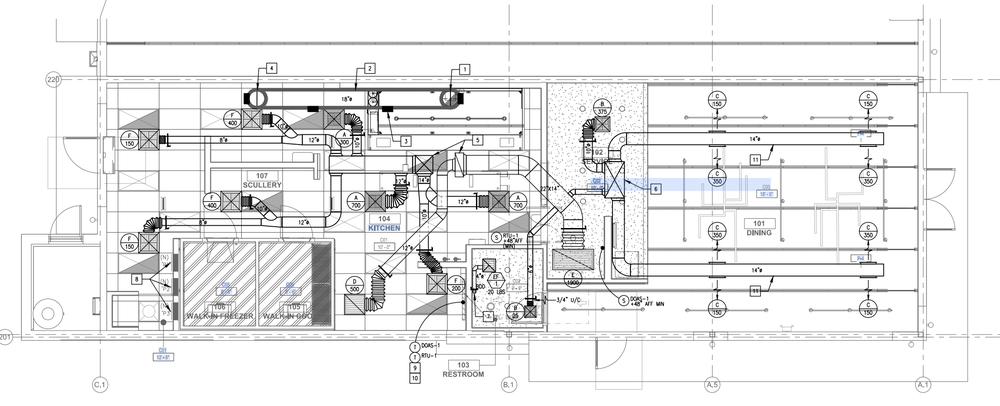
#> input picture input.png, 1000 x 406 px, shrunk from 2160 x 876 before the run
$ python detect_rects.py
#> lines starting #> are read from the running program, lines starting #| are printed output that depends on the picture; after the words box and inside, x2 and y2 are one past the last pixel; in counts of white or black regions, pixels touching at a corner belong together
"""
Detect duct areas from input.png using wall-gap-wall pattern scanning.

Ducts = two parallel dark lines (1-3px walls) with a consistent white gap
(8-36px) between them, running in straight horizontal or vertical lines.

Strategy:
  1. Threshold darkest pixels (< 60) + dilate by 1px for anti-aliasing
  2. Scan every column for wall-gap-wall pattern → horizontal duct votes
  3. Scan every row for wall-gap-wall pattern → vertical duct votes
  4. Group votes by y-center (H) or x-center (V) into "bands"
  5. Split bands into continuous runs, filter by length and coverage
  6. Verify each candidate: gap must be white (>200), not gray fill
"""

import cv2
import numpy as np
import math
from pathlib import Path


# --- Parameters ---
DARK_THRESH = 60       # Only the very darkest pixels (duct outlines)
DILATE_SIZE = 3        # Dilate to bridge anti-aliased wall gaps
GAP_MIN = 8            # Min gap between parallel walls (px)
GAP_MAX = 36           # Max gap between parallel walls (px)
WALL_MIN = 1           # Min wall thickness (px, after dilation)
WALL_MAX = 8           # Max wall thickness (px, after dilation)
MIN_VOTES = 15         # Min number of scan lines confirming a band
MIN_RUN_LEN = 80       # Min continuous duct run length (px)
MIN_COVERAGE = 0.25    # Min fraction of columns/rows with votes in a run
RUN_GAP_BREAK = 20     # Gap in votes that splits a run
WHITE_THRESH = 210     # Gap between walls must be brighter than this


def _find_wall_gap_wall(line_data):
    """Find wall-gap-wall patterns in a 1D binary array (255=dark, 0=light).

    Both walls must have similar thickness (ratio < 3:1) to avoid matching
    a thin duct wall against a thick building wall."""
    results = []
    n = len(line_data)
    runs = []
    i = 0
    while i < n:
        if line_data[i] > 0:
            start = i
            while i < n and line_data[i] > 0:
                i += 1
            runs.append((start, i, i - start))
        else:
            i += 1
    for k in range(len(runs) - 1):
        s1, e1, w1 = runs[k]
        s2, e2, w2 = runs[k + 1]
        gap = s2 - e1
        if (WALL_MIN <= w1 <= WALL_MAX and
            WALL_MIN <= w2 <= WALL_MAX and
            GAP_MIN <= gap <= GAP_MAX):
            # Both walls should be similar thickness
            thick = max(w1, w2)
            thin = max(min(w1, w2), 1)
            if thick / thin <= 3:
                results.append((s1, e2, (e1 + s2) / 2, gap))
    return results


def _build_bands(centers_dict):
    """Group nearby center coordinates into bands (within 3px)."""
    keys = sorted(centers_dict.keys())
    bands = []
    current = None
    for k in keys:
        if current is None or k - current['end'] > 3:
            if current is not None:
                bands.append(current)
            current = {'start': k, 'end': k, 'points': list(centers_dict[k])}
        else:
            current['end'] = k
            current['points'].extend(centers_dict[k])
    if current:
        bands.append(current)
    return bands


def _verify_white_gap(gray, x_s, x_e, y_t, y_b, orientation, strict=False):
    """Verify the gap between detected walls is white (not gray fill/equipment).

    Real ducts have a white gap (median > 190) in most cross-sections.
    Elements like equipment, elbows, or text areas have gray fills.

    For short runs (strict=True), require higher pass rate (70%) to
    reduce false positives from equipment symbols and text labels."""
    min_median = 190
    pass_rate = 0.7 if strict else 0.5

    if orientation == 'H':
        n_checks = min(15, max(5, (x_e - x_s) // 10))
        white_count = 0
        total = 0
        for i in range(n_checks):
            x = x_s + (x_e - x_s) * (i + 1) // (n_checks + 1)
            if x < 0 or x >= gray.shape[1]:
                continue
            col = gray[y_t:y_b, x]
            if len(col) < 4:
                continue
            mid_start = len(col) // 4
            mid_end = 3 * len(col) // 4
            mid = col[mid_start:mid_end]
            if len(mid) > 0:
                total += 1
                if np.median(mid) > min_median:
                    white_count += 1
        return total > 0 and white_count >= max(2, total * pass_rate)
    else:
        n_checks = min(15, max(5, (y_b - y_t) // 10))
        white_count = 0
        total = 0
        for i in range(n_checks):
            y = y_t + (y_b - y_t) * (i + 1) // (n_checks + 1)
            if y < 0 or y >= gray.shape[0]:
                continue
            row = gray[y, x_s:x_e]
            if len(row) < 4:
                continue
            mid_start = len(row) // 4
            mid_end = 3 * len(row) // 4
            mid = row[mid_start:mid_end]
            if len(mid) > 0:
                total += 1
                if np.median(mid) > min_median:
                    white_count += 1
        return total > 0 and white_count >= max(2, total * pass_rate)


# [57 lines left out: function _split_inconsistent_run, not called in this run]


def _extract_runs(band_points, positions_idx, wall_start_idx, wall_end_idx, gap_idx,
                  gray, img_w, img_h, orientation):
    """Extract continuous duct runs from a band, with verification."""
    positions = [p[positions_idx] for p in band_points]
    if len(positions) < MIN_VOTES:
        return []

    gaps = [p[gap_idx] for p in band_points]
    w1s = [p[wall_start_idx] for p in band_points]
    w2s = [p[wall_end_idx] for p in band_points]

    avg_gap = np.median(gaps)
    coord_start = int(np.median(w1s))
    coord_end = int(np.median(w2s))
    duct_width = coord_end - coord_start

    # Split into continuous runs
    pos_sorted = sorted(set(positions))
    runs = []
    run_start = pos_sorted[0]
    prev = pos_sorted[0]
    for p in pos_sorted[1:]:
        if p - prev > RUN_GAP_BREAK:
            runs.append((run_start, prev))
            run_start = p
        prev = p
    runs.append((run_start, prev))

    results = []
    for r_start, r_end in runs:
        run_len = r_end - r_start
        if run_len < MIN_RUN_LEN:
            continue
        run_votes = sum(1 for p in positions if r_start <= p <= r_end)
        run_coverage = run_votes / max(run_len, 1)
        if run_coverage < MIN_COVERAGE:
            continue

        # Verify white gap (stricter for short runs which are more likely FP)
        strict = run_len < 100
        if orientation == 'H':
            if not _verify_white_gap(gray, r_start, r_end, coord_start, coord_end, 'H', strict):
                continue
        else:
            if not _verify_white_gap(gray, coord_start, coord_end, r_start, r_end, 'V', strict):
                continue

        # For long runs, check consistency of wall positions.
        # If positions vary too much, split into consistent sub-runs.
        if run_len > 200:
            run_pts = sorted(
                [p for p in band_points if r_start <= p[positions_idx] <= r_end],
                key=lambda p: p[positions_idx])
            if run_pts:
                starts_arr = np.array([p[wall_start_idx] for p in run_pts])
                ends_arr = np.array([p[wall_end_idx] for p in run_pts])
                if np.std(starts_arr) > 40 or np.std(ends_arr) > 40:
                    # Split into windows and find consistent sub-runs
                    sub_runs = _split_inconsistent_run(
                        run_pts, positions_idx, wall_start_idx, wall_end_idx,
                        gap_idx, gray, orientation)
                    results.extend(sub_runs)
                    continue

        results.append((r_start, r_end, coord_start, coord_end,
                        duct_width, avg_gap, run_coverage))
    return results


def detect_duct_rects(img_path="input.png"):
#> called with img_path = 'input.png'
    img = cv2.imread(img_path)
#> img is the input picture: shape (406, 1000, 3); mean B, G, R 235.2, 235, 234.9
    if img is None:
        print(f"Cannot read {img_path}")
        return

    gray = cv2.cvtColor(img, cv2.COLOR_BGR2GRAY)
    h, w = gray.shape
    print(f"Image: {w}x{h}")
#| Image: 1000x406

    # Step 1: Dark mask + dilate
    _, dark = cv2.threshold(gray, DARK_THRESH, 255, cv2.THRESH_BINARY_INV)
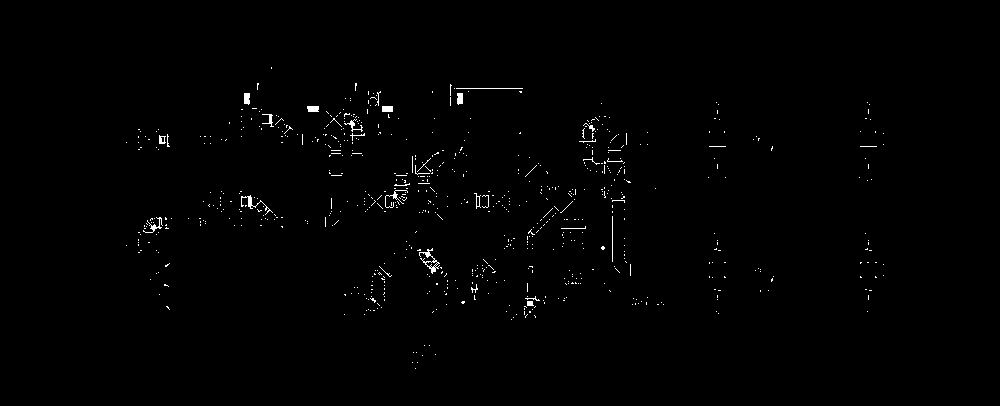
#> dark: shape (406, 1000); 0.72% white in thin lines or dots, all inside (x1, y1, x2, y2) = (126, 67, 884, 369)
    k_dil = cv2.getStructuringElement(cv2.MORPH_RECT, (DILATE_SIZE, DILATE_SIZE))
    dark = cv2.dilate(dark, k_dil, iterations=1)
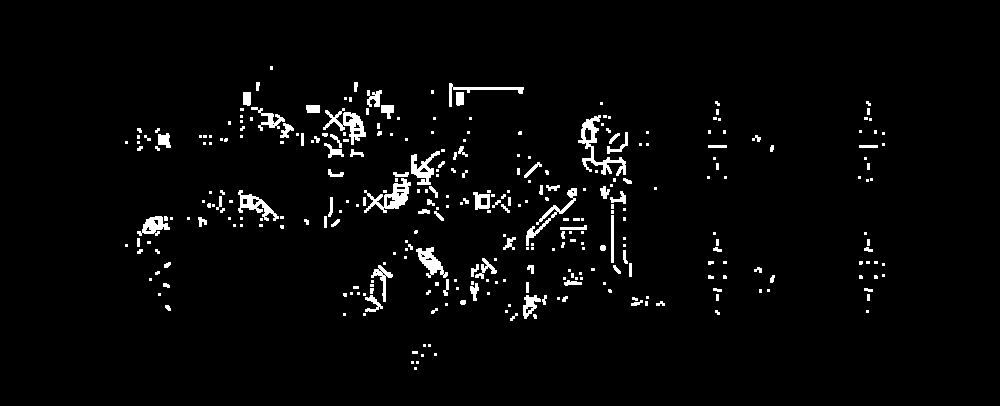
#> dark: shape (406, 1000); 3% white; 319 white regions (207 under 20 px), largest, box (x1, y1, x2, y2) and area: (578, 115, 626, 176) 723, (364, 178, 411, 213) 615, (323, 108, 366, 145) 552

    # Step 2: Scan columns for horizontal duct walls
    h_centers = {}
    for x in range(w):
        col = dark[:, x]
        for y1, y2, yc, gap in _find_wall_gap_wall(col):
            yc_r = round(yc)
            h_centers.setdefault(yc_r, []).append((x, y1, y2, gap))
#> after the loop, h_centers = 131 items

    # Step 3: Scan rows for vertical duct walls
    v_centers = {}
    for y in range(h):
        row = dark[y, :]
        for x1, x2, xc, gap in _find_wall_gap_wall(row):
            xc_r = round(xc)
            v_centers.setdefault(xc_r, []).append((y, x1, x2, gap))
#> after the loop, v_centers = 215 items

    # Step 4: Group into bands and extract runs
    h_bands = _build_bands(h_centers)
#> in _build_bands, `keys = sorted(centers_dict.keys())`: keys = 131 values from 98 to 360
#> the loop in _build_bands, `for k in keys:` made 131 passes
#> k on pass 1: 98
#> after the loop in _build_bands, `for k in keys:`: bands = 10 items; current = {'start': 360, 'end': 360, 'points': [(414, 351, 370, 13), (415, 351, 370, 13)]}
#> h_bands = 11 items
    v_bands = _build_bands(v_centers)
#> the loop in _build_bands (call 2), `for k in keys:` made 215 passes
#> k on pass 40: 324
#> v_bands = 37 items

    result = img.copy()
    ducts = []

    # Horizontal ducts
    for band in h_bands:
        runs = _extract_runs(band['points'], 0, 1, 2, 3, gray, w, h, 'H')
        for x_start, x_end, y_top, y_bot, duct_w, gap, cov in runs:
            y_center = (y_top + y_bot) / 2
            length = x_end - x_start
            ducts.append({
                "orientation": "H",
                "x_start": x_start, "x_end": x_end,
                "y_top": y_top, "y_bot": y_bot,
                "cx": (x_start + x_end) / 2, "cy": y_center,
                "length": length, "width": duct_w,
                "gap": gap, "coverage": cov,
            })
            cv2.rectangle(result, (x_start, y_top), (x_end, y_bot), (0, 255, 0), 2)
            cv2.line(result, (x_start, int(y_center)), (x_end, int(y_center)),
                     (0, 0, 255), 1)
            lbl = f"{length}x{duct_w}"
            cv2.putText(result, lbl, (x_start, y_top - 5),
                        cv2.FONT_HERSHEY_SIMPLEX, 0.35, (0, 200, 255), 1)
#> this loop made 11 passes
#> positions in _extract_runs on passes 1, 4, 6, 11: [259, 381], [506, 623, 624, 625, 421, 554, 552, 553, 572, 573, 574, 575], [166, 167, 168, 169, 164, 165], [414, 415]
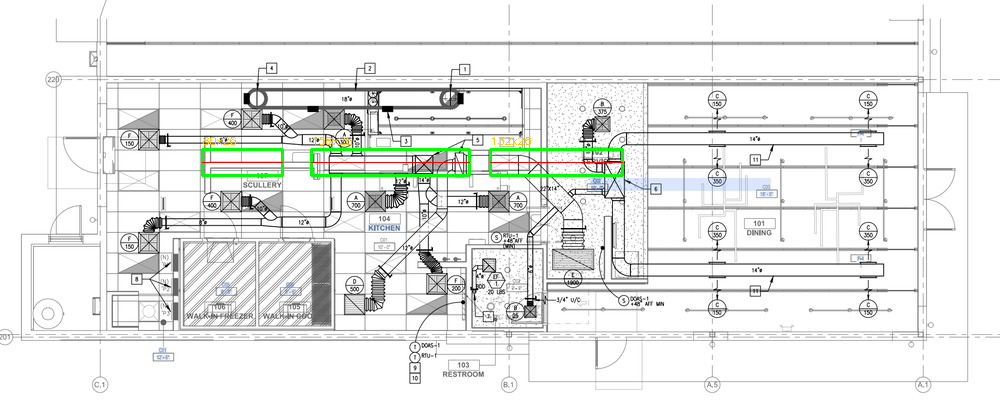
#> result: shape (406, 1000, 3); 0.82% of pixels changed, all inside (x1, y1, x2, y2) = (201, 137, 624, 177)
#> after the loop, ducts = 3 items

    # Vertical ducts
    for band in v_bands:
        runs = _extract_runs(band['points'], 0, 1, 2, 3, gray, w, h, 'V')
        for y_start, y_end, x_left, x_right, duct_w, gap, cov in runs:
            x_center = (x_left + x_right) / 2
            length = y_end - y_start
            ducts.append({
                "orientation": "V",
                "x_left": x_left, "x_right": x_right,
                "y_start": y_start, "y_end": y_end,
                "cx": x_center, "cy": (y_start + y_end) / 2,
                "length": length, "width": duct_w,
                "gap": gap, "coverage": cov,
            })
            cv2.rectangle(result, (x_left, y_start), (x_right, y_end),
                          (255, 255, 0), 2)
            cv2.line(result, (int(x_center), y_start), (int(x_center), y_end),
                     (0, 0, 255), 1)
            lbl = f"{duct_w}x{length}"
            cv2.putText(result, lbl, (x_right + 5, y_start + 15),
                        cv2.FONT_HERSHEY_SIMPLEX, 0.35, (0, 200, 255), 1)
#> this loop made 37 passes
#> positions in _extract_runs on passes 1, 3, 4, 5, 7, 8, 9: [141, 142, 143, 244, 245, 246], [146, 147], [217, 218, 219, 221, 222, 220, 223], [217, 218, 219], [135, 136, 137], [190, 191, 199, 203, 211, 212, 192, 193, 194, 208, 209, 210], [121, 122, 217, 218, 219]
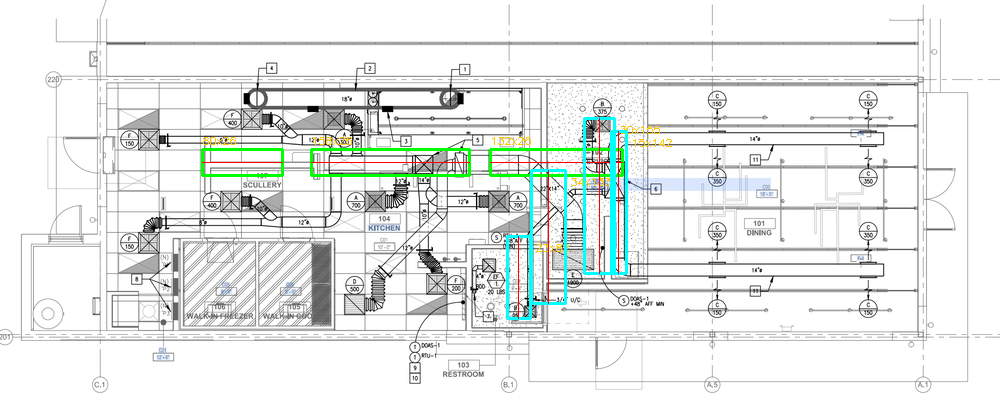
#> result: shape (406, 1000, 3); 1.07% of pixels changed, all inside (x1, y1, x2, y2) = (506, 117, 672, 320)
#> after the loop, ducts = 7 items

    print(f"Ducts found: {len(ducts)}  (H={sum(1 for d in ducts if d['orientation']=='H')}, "
          f"V={sum(1 for d in ducts if d['orientation']=='V')})")
#| Ducts found: 7  (H=3, V=4)

    # Save outputs
    Path("static/rendered").mkdir(parents=True, exist_ok=True)
    cv2.imwrite("static/rendered/dark_mask.png", dark)
    cv2.imwrite("static/rendered/detected_rects.png", result)
    print("Saved: dark_mask.png, detected_rects.png")

    return ducts


if __name__ == "__main__":
    ducts = detect_duct_rects()
#> ducts = 7 items
    if ducts:
        print("\nDetected ducts:")
        for d in sorted(ducts, key=lambda d: d['length'], reverse=True):
            o = d['orientation']
            print(f"  {o}  len={d['length']:4d}  w={d['width']:2d}  "
                  f"gap={d['gap']:.0f}  cov={d['coverage']:.0%}  "
                  f"at ({d['cx']:.0f}, {d['cy']:.0f})")
#> this loop made 7 passes
#> o on passes 1 to 7: 'H', 'V', 'V', 'V', 'H', 'V', 'H'
#> (printed output is left out)

$ run again, with Sample annotation.png copied over input.png
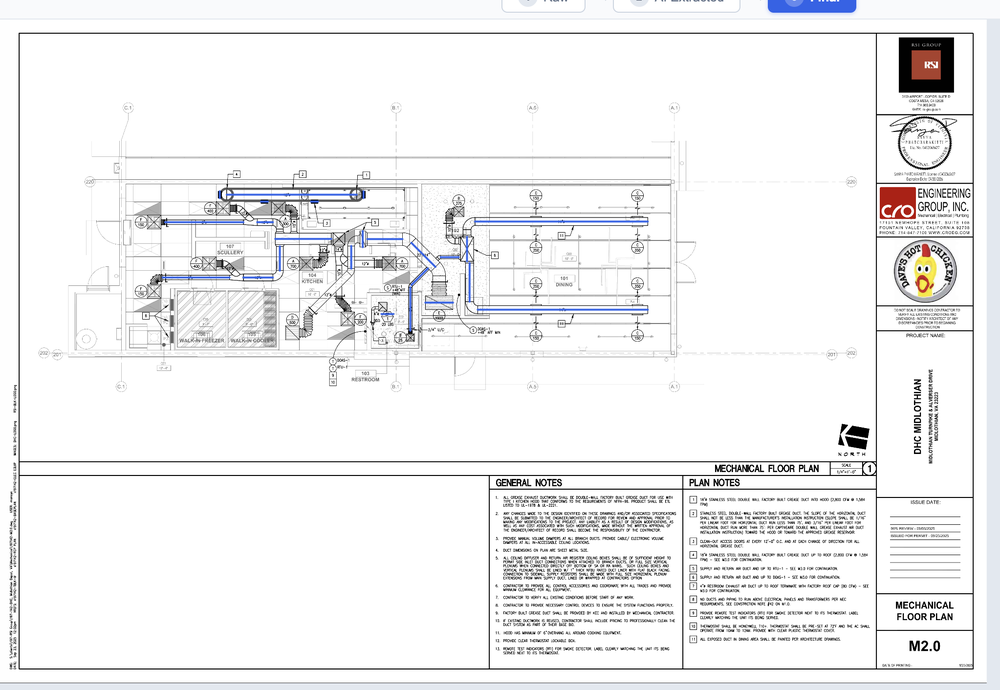
#> input picture Sample annotation.png, 1000 x 690 px, shrunk from 2046 x 1412 before the run
#> in detect_duct_rects, img is the input picture: shape (690, 1000, 3); mean B, G, R 241, 240.3, 240.3
#| Image: 1000x690
#> in detect_duct_rects, `dark = cv2.dilate(dark, k_dil, iterations=1)`:
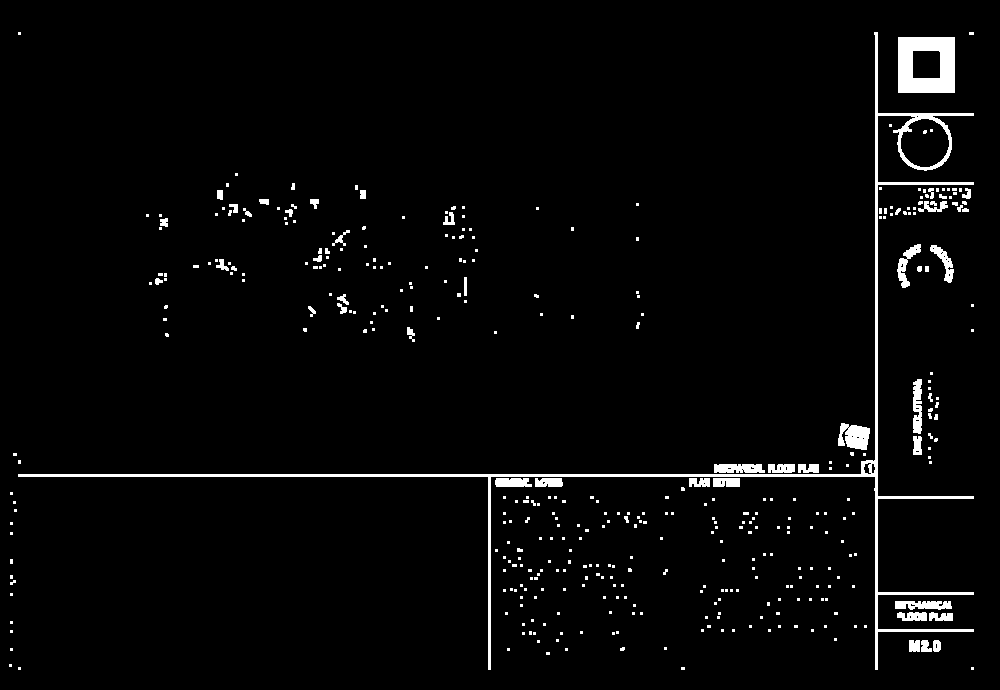
#> dark: shape (690, 1000); 2.9% white; 403 white regions (345 under 20 px), largest, box (x1, y1, x2, y2) and area: (18, 32, 974, 670) 7305, (898, 37, 955, 93) 2464, (838, 423, 870, 450) 625
#> after the loop in detect_duct_rects, `for x in range(w):`: h_centers = 154 items
#> after the loop in detect_duct_rects, `for y in range(h):`: v_centers = 159 items
#> keys = 154 values from 120 to 658
#> the loop in _build_bands, `for k in keys:` made 154 passes
#> k on passes 7, 8, 16, 42, 45, 52: 138, 142, 171, 237, 246, 272
#> after the loop in _build_bands, `for k in keys:`: bands = 44 items; current = {'start': 658, 'end': 658, 'points': [(10, 648, 667, 13), (11, 648, 667, 13)]}
#> h_bands = 45 items
#> the loop in _build_bands (call 2), `for k in keys:` made 159 passes
#> k on passes 2, 10, 12, 13, 17, 18: 208, 267, 280, 284, 316, 324
#> v_bands = 66 items
#> the loop in detect_duct_rects, `for band in h_bands:` made 45 passes
#> positions in _extract_runs on passes 6, 7, 8, 9, 10, 11, 13, 14: [293, 294, 295, 243, 244, 454, 287], [159, 636, 637, 638, 462, 463, 464], [920, 931, 932, 933, 454, 930, 913, 906], [365, 364, 332, 333, 334, 343, 344, 345], [464, 459, 460, 461, 463, 472, 473, 474], [338, 339, 366, 325, 920, 340], [459, 460], [338, 339, 340, 381, 382]
#> after the loop in detect_duct_rects, `for band in h_bands:`: ducts = []
#> the loop in detect_duct_rects, `for band in v_bands:` made 66 passes
#> positions in _extract_runs on passes 1, 3, 4, 5, 6, 7, 8, 10: [214, 215, 216], [262, 263, 264], [213, 214, 215], [207, 208, 209], [213, 214, 273, 274, 215, 211], [208, 209], [211, 212], [209, 207, 208]
#> after the loop in detect_duct_rects, `for band in v_bands:`:
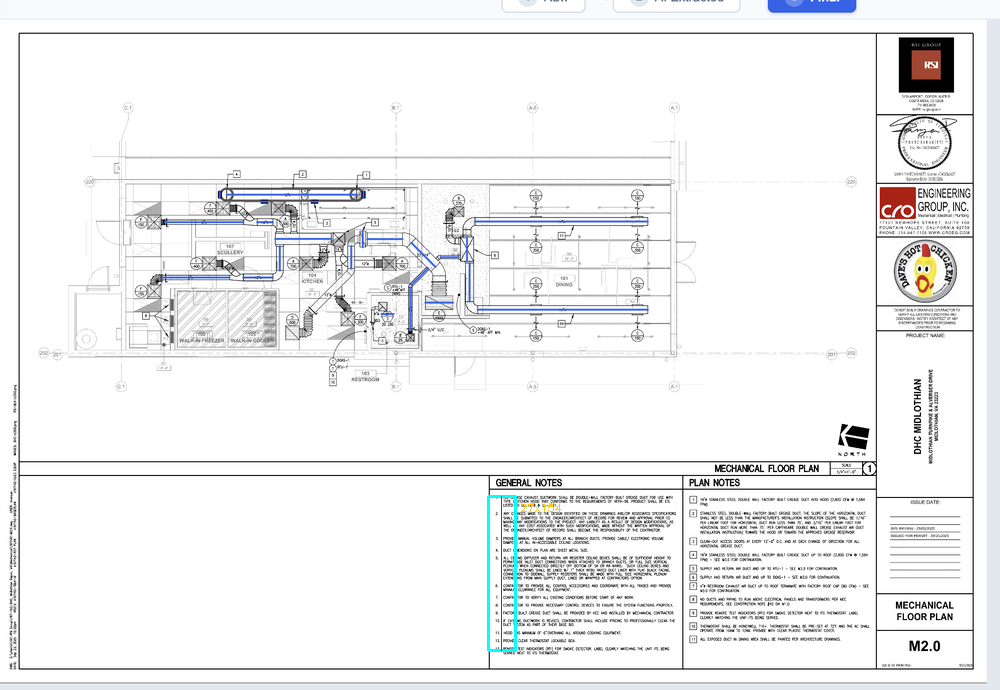
#> result: shape (690, 1000, 3); 0.19% of pixels changed, all inside (x1, y1, x2, y2) = (487, 495, 561, 652)
#> after the loop in detect_duct_rects, `for band in v_bands:`: ducts = 1 item
#| Ducts found: 1  (H=0, V=1)
#> the loop `for d in sorted(ducts, key=lambda d: d['length'], reverse=True):` made 1 pass
#> o on pass 1: 'V'
#> (printed output is left out)
